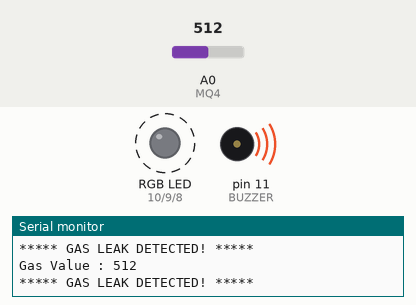
Simulated run of this sketch. Board: Arduino Uno, built with avr-gcc and run on an emulated ATmega328P. Shown: an RGB LED mixed from three pins (HIGH = lit), buzzer (waves = sounding), the last lines printed to the serial monitor. Dashed ring = blinking. Inputs (shaded band) come from the test bench; at power-on: A0 (MQ4) = 512. Dim RGB values are drawn brighter than linear.

Above: at 1.01 s.
1.3 s: A0 (MQ4) set to 286
4.3 s: A0 (MQ4) set to 270
At 4.9 s:
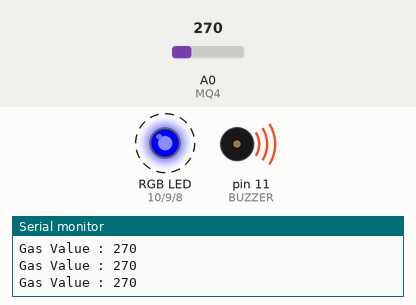
At 5.72 s:
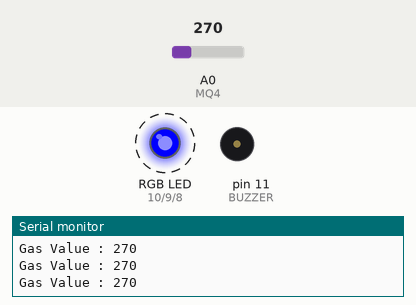
7.3 s: A0 (MQ4) set to 245
At 7.59 s:
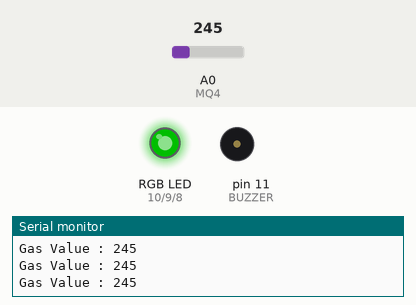
Timing chart, 0 to 16.3 s (numbered marks = the images above; inputs shaded):
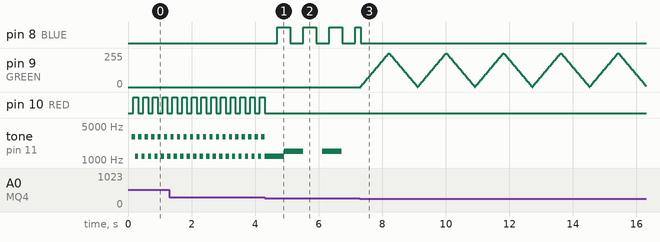

Measured:
- the behaviour switches between 280 and 279 on A0 (MQ4) (found by bisection; images 0 and 1)
- after the input at 4.3 s, pin 8 (BLUE): alternates HIGH for 0.41 s and LOW for 0.41 s, starting after 0.40 s; pin 10 (RED): stops changing and stays LOW; tone on pin 11 (BUZZER): alternates 1500 Hz for 0.60 s and silent for 0.60 s, starting after 0.62 s
- by itself, pin 10 (RED): alternates HIGH for 0.15 s and LOW for 0.15 s
- by itself, tone on pin 11 (BUZZER): alternates 3000 Hz for 0.10 s and 1200 Hz for 0.10 s

The sketch:

gas_leak.ino
```cpp
#define MQ4 A0

#define RED 10
#define GREEN 9
#define BLUE 8

#define BUZZER 11

const int SAFE_LIMIT = 270;
const int WARNING_LIMIT = 280;

unsigned long previousLED = 0;
unsigned long previousTone = 0;

bool ledState = false;
bool toneState = false;

int brightness = 0;
int fadeAmount = 5;

void setup()
{
  Serial.begin(9600);

  pinMode(RED, OUTPUT);
  pinMode(GREEN, OUTPUT);
  pinMode(BLUE, OUTPUT);

  pinMode(BUZZER, OUTPUT);

  Serial.println("MQ4 GAS MONITOR");
}

void loop()
{
  int gas = analogRead(MQ4);

  Serial.print("Gas Value : ");
  Serial.println(gas);

  if (gas < SAFE_LIMIT)
  {
    safeMode();
  }
  else if (gas < WARNING_LIMIT)
  {
    warningMode();
  }
  else
  {
    dangerMode();
  }
}

//================ SAFE ==================
void safeMode()
{
  noTone(BUZZER);

  digitalWrite(RED, LOW);
  digitalWrite(BLUE, LOW);

  brightness += fadeAmount;

  if (brightness <= 0 || brightness >= 255)
    fadeAmount = -fadeAmount;

  analogWrite(GREEN, brightness);

  delay(15);
}

//=============== WARNING =================
void warningMode()
{
  analogWrite(GREEN, 0);
  digitalWrite(RED, LOW);

  if (millis() - previousLED > 400)
  {
    previousLED = millis();

    ledState = !ledState;

    digitalWrite(BLUE, ledState);
  }

  if (millis() - previousTone > 600)
  {
    previousTone = millis();

    toneState = !toneState;

    if (toneState)
      tone(BUZZER, 1500);
    else
      noTone(BUZZER);
  }
}

//=============== DANGER ==================
void dangerMode()
{
  analogWrite(GREEN, 0);
  digitalWrite(BLUE, LOW);

  if (millis() - previousLED > 120)
  {
    previousLED = millis();

    ledState = !ledState;

    digitalWrite(RED, ledState);
  }

  // Loud alternating siren
  if (millis() - previousTone > 80)
  {
    previousTone = millis();

    toneState = !toneState;

    if (toneState)
      tone(BUZZER, 3000);   // High tone
    else
      tone(BUZZER, 1200);   // Low tone
  }

  Serial.println("***** GAS LEAK DETECTED! *****");
}
```
